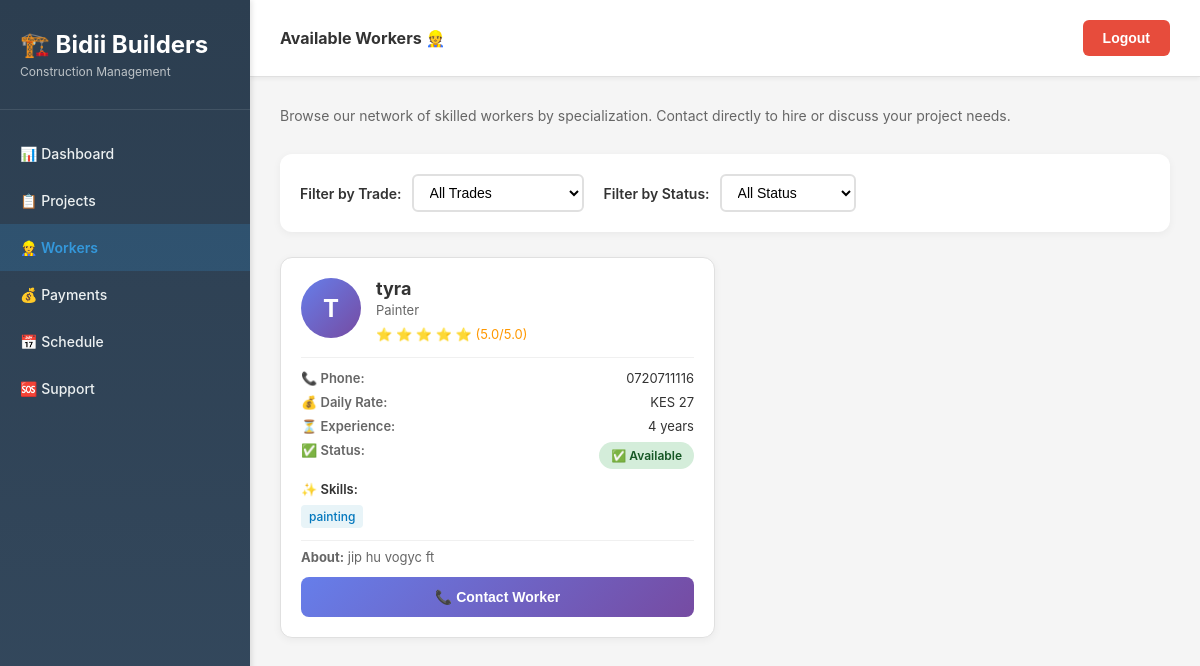
/workers/ (signed in), run on the app's committed database.
### base/models.py (models this page shows, shortened)
class Worker(models.Model):
    ROLE_CHOICES = [
        ('mason', 'Mason'),
        ('carpenter', 'Carpenter'),
        ('electrician', 'Electrician'),
        ('plumber', 'Plumber'),
        ('painter', 'Painter'),
        ('welder', 'Welder'),
        ('laborer', 'General Laborer'),
        ('other', 'Other'),
    ]
    STATUS_CHOICES = [
        ('available', 'Available'),
        ('busy', 'On Project'),
        ('inactive', 'Inactive'),
        ('on_leave', 'On Leave'),
    ]
    user = models.ForeignKey(User, on_delete=models.CASCADE, related_name='worker_profile')
    name = models.CharField(max_length=200)  # ⭐ Visible to client
    phone = models.CharField(max_length=20, blank=True, null=True)  # ⭐ Visible to client
    role = models.CharField(max_length=20, choices=ROLE_CHOICES)  # ⭐ Visible to client (trade)
    daily_rate = models.DecimalField(max_digits=10, decimal_places=2, validators=[MinValueValidator(0)], default=0)  # ⭐ Visible to client
    experience_years = models.IntegerField(default=0, blank=True, null=True)  # ⭐ Visible to client
    bio = models.TextField(blank=True, null=True)  # ⭐ Visible to client
    skills = models.JSONField(default=list, blank=True)  # ⭐ Visible to client - stores list of skills
    id_number = models.CharField(max_length=50, blank=True, null=True)
    status = models.CharField(max_length=20, choices=STATUS_CHOICES, default='available')
    rating = models.DecimalField(max_digits=5, decimal_places=1, default=5.0, validators=[MinValueValidator(0), MaxValueValidator(5)])
    completed_projects = models.IntegerField(default=0)
    created_at = models.DateTimeField(auto_now_add=True)
    updated_at = models.DateTimeField(auto_now=True)
    class Meta:
        ordering = ['-created_at']
        verbose_name = 'Worker'
        verbose_name_plural = 'Workers'

### base/views.py (the view)
# urls.py: path('workers/', views.workers, name='workers'),
@login_required(login_url='login_view')
def workers(request):
    all_workers = Worker.objects.all().order_by('-rating', 'name')
    trade_filter = request.GET.get('trade', '')
    status_filter = request.GET.get('status', '')
    if trade_filter:
        all_workers = all_workers.filter(role=trade_filter)
    if status_filter:
        all_workers = all_workers.filter(status=status_filter)
    context = {
        'workers': all_workers,
        'total_workers': Worker.objects.count(),
        'available_workers': Worker.objects.filter(status='available').count(),
        'on_project_workers': Worker.objects.filter(status='busy').count(),
    }
    return render(request, 'base/workers.html', context)

### base/templates/base/workers.html (shortened to what this page needs)
{% load static %}
<!DOCTYPE html>
<html lang="en">
<head>
    <link rel="stylesheet" href="{% static 'css/base.css' %}">
</head>
<body>
    <aside class="sidebar" role="navigation" aria-label="Main Navigation">
        <div>
            <div class="sidebar-header">
                <h1>🏗️ Bidii Builders</h1>
                <p>Construction Management</p>
            </div>
            <nav class="nav-menu">
                <a href="{% url 'dashboard' %}" class="nav-item">📊 Dashboard</a>
                <a href="{% url 'projects' %}" class="nav-item">📋 Projects</a>
                <a href="{% url 'workers' %}" class="nav-item active">👷 Workers</a>
                <a href="{% url 'payments' %}" class="nav-item">💰 Payments</a>
                <a href="{% url 'schedule' %}" class="nav-item">📅 Schedule</a>
                <a href="{% url 'support' %}" class="nav-item">🆘 Support</a>
            </nav>
        </div>
    </aside>
    <div class="main-content">
        <nav class="navbar">
            <div><strong>Available Workers 👷</strong></div>
            <button class="logout-btn" onclick="confirmLogout()">Logout</button>
        </nav>
        <div class="container">
            <header class="header">
             <p>Browse our network of skilled workers by specialization. Contact directly to hire or discuss your project needs.</p>
            </header>
            <section class="filter-section">
                <div class="filter-group">
                    <label for="trade-filter">Filter by Trade:</label>
                    <select id="trade-filter" onchange="filterWorkers('role', this.value)">
                        <option value="">All Trades</option>
                    </select>
                </div>
                <div class="filter-group">
                    <label for="status-filter">Filter by Status:</label>
                    <select id="status-filter" onchange="filterWorkers('status', this.value)">
                        <option value="">All Status</option>
                    </select>
                </div>
            </section>
            <div class="workers-grid">
                {% if workers %}
                    {% for worker in workers %}
                    <article class="worker-card" data-role="{{ worker.role|lower }}" data-status="{{ worker.status|lower }}">
                        <div class="worker-header">
                            <div class="worker-avatar">{{ worker.name|first|upper }}</div>
                            <div class="worker-info">
                                <h3>{{ worker.name }}</h3>
                                <p class="worker-trade">{{ worker.get_role_display }}</p>
                                <div class="rating">
                                    {% for i in "12345" %}
                                        {% if forloop.counter <= worker.rating %}⭐{% else %}☆{% endif %}
                                    {% endfor %}
                                    ({{ worker.rating|floatformat:1 }}/5.0)
                                </div>
                            </div>
                        </div>
                        <div class="worker-details">
                            <div class="detail-row">
                                <span class="detail-label">📞 Phone:</span>
                                <span class="detail-value">{{ worker.phone|default:"N/A" }}</span>
                            </div>
                            <div class="detail-row">
                                <span class="detail-label">💰 Daily Rate:</span>
                                <span class="detail-value">KES {{ worker.daily_rate|floatformat:0 }}</span>
                            </div>
                            <div class="detail-row">
                                <span class="detail-label">⏳ Experience:</span>
                                <span class="detail-value">{{ worker.experience_years|default:"0" }} years</span>
                            </div>
                            <div class="detail-row">
                                <span class="detail-label">✅ Status:</span>
                                <span class="status-badge status-{{ worker.status|lower }}">
                                    {% if worker.status == 'available' %}✅ Available
                                    {% elif worker.status == 'busy' %}⏳ On Project
                                    {% elif worker.status == 'on_leave' %}🏖️ On Leave
                                    {% else %}❌ Inactive
                                    {% endif %}
                                </span>
                            </div>
                        </div>
                        {% if worker.skills %}
                        <div class="skills-section">
                            <p>✨ Skills:</p>
                            <div class="skill-tags">
                                {% for skill in worker.skills %}
                                    <span class="skill-tag">{{ skill }}</span>
                                {% endfor %}
                            </div>
                        </div>
                        {% endif %}
                        {% if worker.bio %}
                        <div class="bio-section">
                            <p><strong>About:</strong> {{ worker.bio|truncatewords:20 }}</p>
                        </div>
                        {% endif %}
                        <button class="contact-btn" onclick="contactWorker('{{ worker.name }}', '{{ worker.phone }}')">
                            📞 Contact Worker
                        </button>
                    </article>
                    {% endfor %}
                {% else %}
                    <div class="no-data">
                        <div class="icon">👷</div>
                        <h3>No Workers Found</h3>
                        <p>There are currently no workers available in our network.</p>
                    </div>
                {% endif %}
            </div>
        </div>
    </div>
</body>
</html>

### static/css/base.css (style rules this page uses)
* { margin: 0; padding: 0; box-sizing: border-box; }
html, body { height: 100%; }
body { font-family: -apple-system, BlinkMacSystemFont, 'Segoe UI', Roboto, Oxygen, Ubuntu, Cantarell, sans-serif; background: #f5f5f5; color: #333; }
.sidebar { position: fixed; left: 0; top: 0; width: 250px; height: 100vh; background: linear-gradient(180deg, #2c3e50 0%, #34495e 100%); color: white; overflow-y: auto; z-index: 100; display: flex; flex-direction: column; box-shadow: 2px 0 5px rgba(0, 0, 0, 0.1); }
.sidebar > div:first-child { flex: 1; }
.sidebar-header { padding: 30px 20px; border-bottom: 1px solid rgba(255, 255, 255, 0.1); }
.sidebar-header h1 { font-size: 24px; margin-bottom: 5px; font-weight: 700; }
.sidebar-header p { font-size: 12px; color: #bdc3c7; }
.nav-menu { display: flex; flex-direction: column; padding: 20px 0; }
.nav-item { padding: 15px 20px; color: #ecf0f1; text-decoration: none; font-size: 14px; border-left: 4px solid transparent; transition: all 0.3s ease; cursor: pointer; background: none; border: none; text-align: left; font-weight: 500; display: block; width: 100%; }
.nav-item.active { background: rgba(52, 152, 219, 0.2); border-left-color: #3498db; color: #3498db; font-weight: 600; }
.main-content { margin-left: 250px; display: flex; flex-direction: column; min-height: 100vh; }
.navbar { background: white; padding: 20px 30px; border-bottom: 1px solid #e0e0e0; display: flex; justify-content: space-between; align-items: center; box-shadow: 0 2px 4px rgba(0, 0, 0, 0.05); font-size: 16px; font-weight: 600; }
.logout-btn { padding: 10px 20px; background: #e74c3c; color: white; border: none; border-radius: 6px; font-size: 14px; font-weight: 600; cursor: pointer; transition: all 0.3s ease; }
.container { flex: 1; padding: 30px; max-width: 1400px; margin: 0 auto; width: 100%; }
.welcome, .header, .page-header { margin-bottom: 30px; }
.welcome p, .header p, .page-header p { color: #666; font-size: 14px; }
.header { display: flex; justify-content: space-between; align-items: center; }
.status-badge { display: inline-block; padding: 6px 12px; border-radius: 20px; font-size: 12px; font-weight: 600; }
.status-available { background: #d4edda; color: #155724; }
.workers-grid { display: grid; grid-template-columns: repeat(auto-fill, minmax(300px, 1fr)); gap: 20px; }
.worker-card { background: white; border: 1px solid #e0e0e0; border-radius: 12px; padding: 20px; box-shadow: 0 2px 8px rgba(0, 0, 0, 0.05); transition: all 0.3s ease; }
.worker-header { display: flex; gap: 15px; margin-bottom: 15px; }
.worker-avatar { width: 60px; height: 60px; background: linear-gradient(135deg, #667eea 0%, #764ba2 100%); border-radius: 50%; display: flex; align-items: center; justify-content: center; color: white; font-size: 24px; font-weight: 700; flex-shrink: 0; }
.worker-info h3 { font-size: 18px; color: #333; margin-bottom: 3px; }
.worker-trade { color: #666; font-size: 13px; margin-bottom: 8px; }
.rating { font-size: 13px; color: #ff9800; }
.worker-details { border-top: 1px solid #f0f0f0; padding-top: 12px; margin-bottom: 12px; }
.detail-row { display: flex; justify-content: space-between; font-size: 13px; margin-bottom: 8px; }
.detail-label { color: #666; font-weight: 600; }
.detail-value { color: #333; }
.skills-section { margin-bottom: 12px; }
.skills-section p { font-size: 13px; font-weight: 600; color: #333; margin-bottom: 8px; }
.skill-tags { display: flex; flex-wrap: wrap; gap: 6px; }
.skill-tag { display: inline-block; background: #e8f4f8; color: #0277bd; padding: 4px 8px; border-radius: 4px; font-size: 12px; font-weight: 500; }
.bio-section { margin-bottom: 12px; font-size: 13px; color: #666; border-top: 1px solid #f0f0f0; padding-top: 8px; }
.contact-btn { width: 100%; padding: 12px; background: linear-gradient(135deg, #667eea 0%, #764ba2 100%); color: white; border: none; border-radius: 8px; font-size: 14px; font-weight: 600; cursor: pointer; transition: all 0.3s ease; }
.filter-section { background: white; padding: 20px; border-radius: 12px; margin-bottom: 25px; display: flex; gap: 20px; flex-wrap: wrap; box-shadow: 0 2px 8px rgba(0, 0, 0, 0.05); }
.filter-group { display: flex; align-items: center; gap: 10px; }
.filter-group label { font-weight: 600; color: #333; font-size: 14px; white-space: nowrap; }
.filter-group select { padding: 8px 12px; border: 2px solid #e0e0e0; border-radius: 6px; font-size: 14px; background: white; cursor: pointer; transition: border-color 0.3s ease; }

### data on the page
Worker: name|first "T", name "tyra", role "Painter", rating "5.0", phone "0720711116", daily_rate "27", experience_years "4", status "✅ Available", skills "painting", bio "jip hu vogyc ft"
